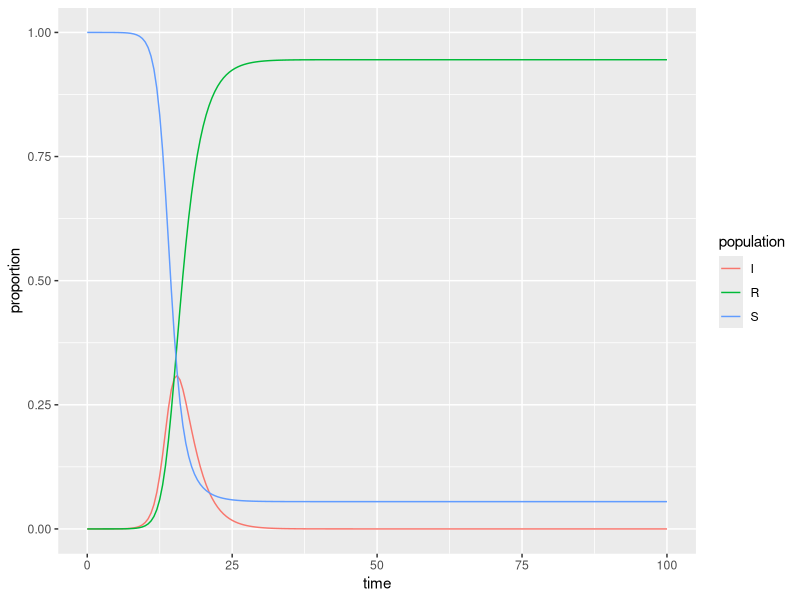

Source code (R):
## ---- chunk 1
knitr::opts_chunk$set(echo = TRUE)
library(tidyverse)
library(deSolve)
## ---- chunk 2
### Specify parameters

## Proportion in each compartment: Susceptible 0.999999, Infected 0.000001, Recovered 0 (these are directly from the example linked above)
init <- c(S = 1-1e-6, I = 1e-6, R = 0.0)

## beta: infection parameter; gamma: recovery parameter
parameters <- c(beta = 1.4, gamma = 0.456)

## Time frame
times      <- seq(0, 100, by = 0.5)
## ---- chunk 3
## Build the function with all 
sir <- function(time, init, parameters) {

  with(as.list(c(init, parameters)), {

    dS <- -beta * S * I
    dI <-  beta * S * I - gamma * I
    dR <-  gamma * I
    
    return(list(c(dS, dI, dR)))
  })
}
## ---- chunk 4
## Solve using `deSolve::ode()`
approximation <- ode(y = init, times = times, func = sir, parms = parameters)
## ---- chunk 5
## Get output into a data frame
approx_df <- as.data.frame(approximation)

## Pivot longer so R will do the work for us: 
approx_long <- approx_df %>% 
  pivot_longer(cols = S:R, names_to = "population", values_to = "proportion")

## ---- chunk 6
ggplot(data = approx_long, aes(x = time, y = proportion)) +
  geom_line(aes(color = population))
